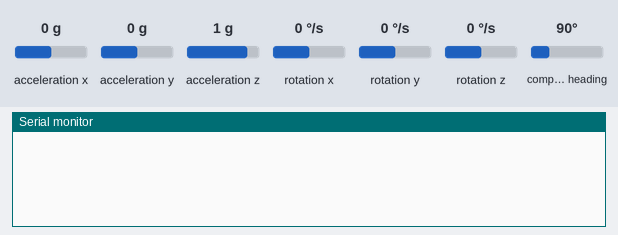
The program below on a simulated Arduino Mega 2560, built with avr-gcc and run on an emulated ATmega2560. On the bench: the last lines printed to the serial monitor. The test bench sets the inputs (shaded band); at power-on: acceleration x 0 g, acceleration y 0 g, acceleration z 1 g, rotation y 0 °/s, compass heading 90°, rotation x 0 °/s, rotation z 0 °/s.

Above: at 1.2 s.
1.3 s: acceleration x set to -1.4 g
At 1.48 s:
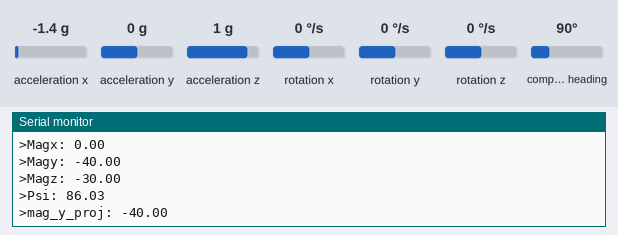
2.8 s: acceleration y set to -1.4 g
At 2.9 s:
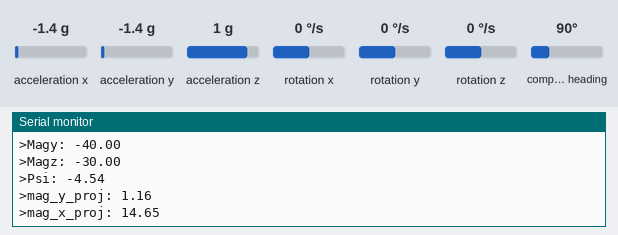
4.3 s: acceleration z set to -1.4 g
At 4.31 s:
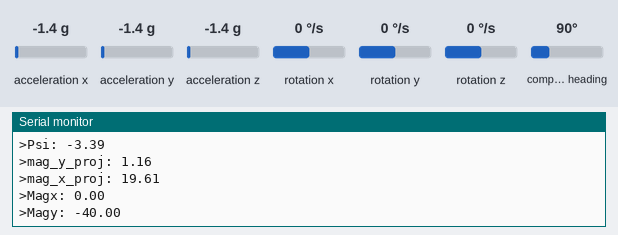
5.8 s: rotation y set to -192 °/s
At 5.84 s:
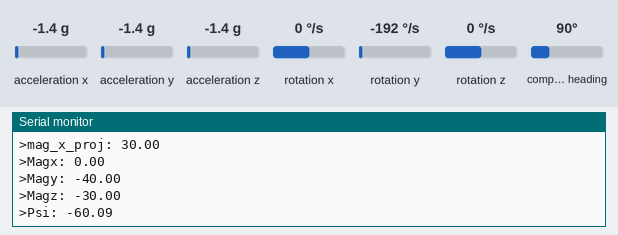
7.3 s: compass heading set to 7°
At 7.8 s:
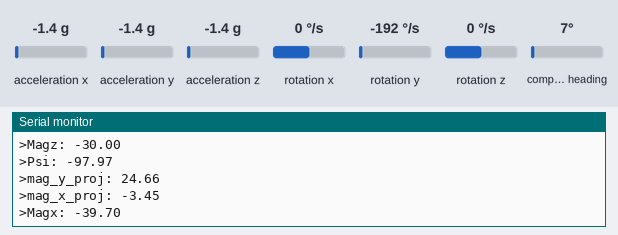
Timing chart, 0 to 9.8 s (numbered marks = the images above; inputs shaded):
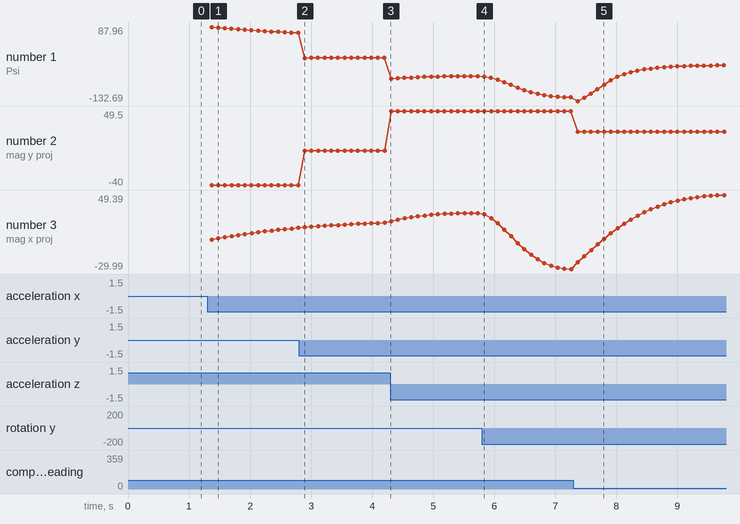

Measured:
- after the input at 1.3 s, the serial monitor: prints a new line after 0.06 s (image 1)
- after the input at 2.8 s, the serial monitor: prints a new line after 0.10 s (image 2)
- plotted number 1: 70.66 → -3.39 after the input at 2.8 s
- plotted number 2: -40 → 1.16 after the input at 2.8 s

The program:

main.cpp
```cpp
// #include <Arduino.h>
// #include <Wire.h>
// #include <Adafruit_Sensor.h>
// #include <Adafruit_BNO055.h>
// #include <utility/imumaths.h>
// #include "helpers.h"
// #include <BasicLinearAlgebra.h>

// Adafruit_BNO055 bno = Adafruit_BNO055(55);

// unsigned long startMillis;
// unsigned long currentMillis;
// float total_roll;
// float total_pitch;
// float total_yaw;
// float dt;
// BLA::Matrix<6> y = {0.0, 0.0, 0.0, 0.0, 0.0, 0.0};
// BLA::Matrix<6, 6> R = calculate_R();
// BLA::Matrix<3, 3> Q = calculate_Q();
// BLA:: Matrix<3, 3> A = calculate_A();
// BLA:: Matrix<3, 3> A_T = ~A;
// BLA:: Matrix<6, 3> C;
// BLA:: Matrix<3, 6> C_T;

// // Initialization
// BLA::Matrix<3> x_neg = {0.0, 0.0, 0.0};
// BLA::Matrix<3> x_0 = {0.0, 0.0, 0.0};
// BLA::Matrix<3, 3> P_0 = calculate_A(); // 3x3 identity for now

// BLA::Matrix<3> x_10;
// BLA::Matrix<3> x_11;
// BLA::Matrix<3, 3> P_10;
// BLA::Matrix<3, 3> P_11;
// BLA::Matrix<3, 6> K;


// void setup() {
//   Serial.begin(9600);
//   bno.begin();
//   bno.setExtCrystalUse(true);
//   startMillis = millis();
//   total_roll = 0;
//   total_pitch = 0;
//   total_yaw = 0;
// }

// void loop() {

//   currentMillis = millis();
//   dt = (float) currentMillis - startMillis;

//   if (dt >= 10) {

//     // Prediction
//     x_10 = f(x_0);
//     P_10 = A * P_0 * A_T + Q;

//     // Update
//     C = calculate_C(x_neg, x_0, dt);
//     C_T = ~C;
//     K = P_10 * C_T * Inverse(C * P_10 * C_T + R);
//     y = get_y(bno);
//     x_11 = x_10 + K * (y - g(x_neg, x_0, dt));
//     BLA::Matrix<6, 1> test = y - g(x_neg, x_0, dt);
//     P_11 = P_10 - K * C * P_10;

//     // for t + 1
//     x_neg = x_0;
//     x_0 = x_11;
//     P_0 = P_11;

//     // debugging
//     Serial.print(">x: ");
//     Serial.println(x_11(0));


//     Serial.print(">y: ");
//     Serial.println(x_11(1));


//     Serial.print(">z: ");
//     Serial.println(x_11(2));


//     Serial.print(">dt: ");
//     Serial.println(dt);

//     startMillis = millis();
//   }
// }
```

mainTTB.cpp
```cpp
#include <Arduino.h>
#include <Wire.h>
#include <Adafruit_Sensor.h>
#include <Adafruit_BNO055.h>
#include <math.h>

Adafruit_BNO055 bno = Adafruit_BNO055(55);
unsigned long startMillis;
unsigned long currentMillis;
float total_roll;
float total_pitch;
float total_yaw;
float dt;
float phi_accel;
float theta_accel;
float phi_gyro = 0;
float theta_gyro = 0;
float total_roll_rad = 0;
float total_pitch_rad = 0;
float mag_x_proj = 0;
float mag_y_proj = 0;
float psi_mag = 0;
float gyro_x;
float gyro_y;
float gyro_z;
float accel_x;
float accel_y;
float accel_z;
float mag_x;
float mag_y;
float mag_z;
float norm_phi;

void setup() {
  Serial.begin(115200);
  bno.begin();
  bno.setExtCrystalUse(true);
  startMillis = millis();
  total_roll = 0.0;
  total_pitch = 0.0;
  total_yaw = 0.0;
}

void loop() {
    delay(100);
    uint8_t system, gyroscope, accelerometer, magnetometer = 0;
    bno.getCalibration(&system, &gyroscope, &accelerometer, &magnetometer);
    currentMillis = millis();
    dt = (float) currentMillis - startMillis;
    startMillis = currentMillis;
    dt = dt / 1000.0;
    imu::Vector<3> gyro = bno.getVector(Adafruit_BNO055::VECTOR_GYROSCOPE);
    gyro_x = -gyro.x();
    gyro_y = -gyro.y();
    gyro_z = gyro.z();
    imu::Vector<3> accel = bno.getVector(Adafruit_BNO055::VECTOR_ACCELEROMETER);
    accel_x = accel.x();
    accel_y = accel.y();
    accel_z = -accel.z();
    imu::Vector<3> mag = bno.getVector(Adafruit_BNO055::VECTOR_MAGNETOMETER);
    mag_x = -mag.x();
    mag_y = -mag.y();
    mag_z = mag.z();

    if (accel_x == 0.0) { // necessary because we cant have atan(0)
        return;
    }

    phi_accel = atan2(-accel_y, -accel_z) * 180.0 / 3.1415;
    theta_accel = -atan2(-accel_x, -accel_z) * 180.0 / 3.1415;

    phi_gyro = total_roll + gyro_x * dt;
    theta_gyro = total_pitch + gyro_y * dt;

    total_roll = 0.0 * phi_gyro + 1.0 * phi_accel;
    total_pitch = 0.95 * theta_gyro + 0.05 * theta_accel;

    total_roll_rad = total_roll * 3.1415 / 180.0;
    total_pitch_rad = total_pitch * 3.1415 / 180.0;
    // mag_x_proj = cos(total_pitch_rad) * mag_x;
    mag_y_proj = mag_y * cos(total_roll_rad) - mag_z * sin(total_roll_rad);
    mag_x_proj = mag_x * cos(total_pitch_rad) + mag_z * sin(total_pitch_rad);
    psi_mag = -atan2(mag_y_proj, mag_x_proj) * 180.0 / 3.1415;

    // Serial.print(accelerometer);
    // Serial.print(",");
    // Serial.print(gyroscope);
    // Serial.print(",");
    // Serial.print(magnetometer);
    // Serial.print(",");
    // Serial.print(system);
    // Serial.print(",");
    // Serial.print(total_roll);
    // Serial.print(",");
    // Serial.println(total_pitch);

    // Teleplot
    // Serial.print(">A_cal: ");
    // Serial.println(accelerometer);
    // Serial.print(">G_cal: ");
    // Serial.println(gyroscope);
    // Serial.print(">M_Cal: ");
    // Serial.println(magnetometer);
    // Serial.print(">Sys: ");
    // Serial.println(system);
    // Serial.print(">Roll: ");
    // Serial.println(total_roll);
    // Serial.print(">Pitch: ");
    // Serial.println(total_pitch);
    // Serial.print(">Accel_x: ");
    // Serial.println(accel_x);
    // Serial.print(">Accel_y: ");
    // Serial.println(accel_y);
    // Serial.print(">Accel_z: ");
    // Serial.println(accel_z);
    Serial.print(">Magx: ");
    Serial.println(mag_x);
    Serial.print(">Magy: ");
    Serial.println(mag_y);
    Serial.print(">Magz: ");
    Serial.println(mag_z);
    Serial.print(">Psi: ");
    Serial.println(psi_mag);
    Serial.print(">mag_y_proj: ");
    Serial.println(mag_y_proj);
    Serial.print(">mag_x_proj: ");
    Serial.println(mag_x_proj);

}
```
